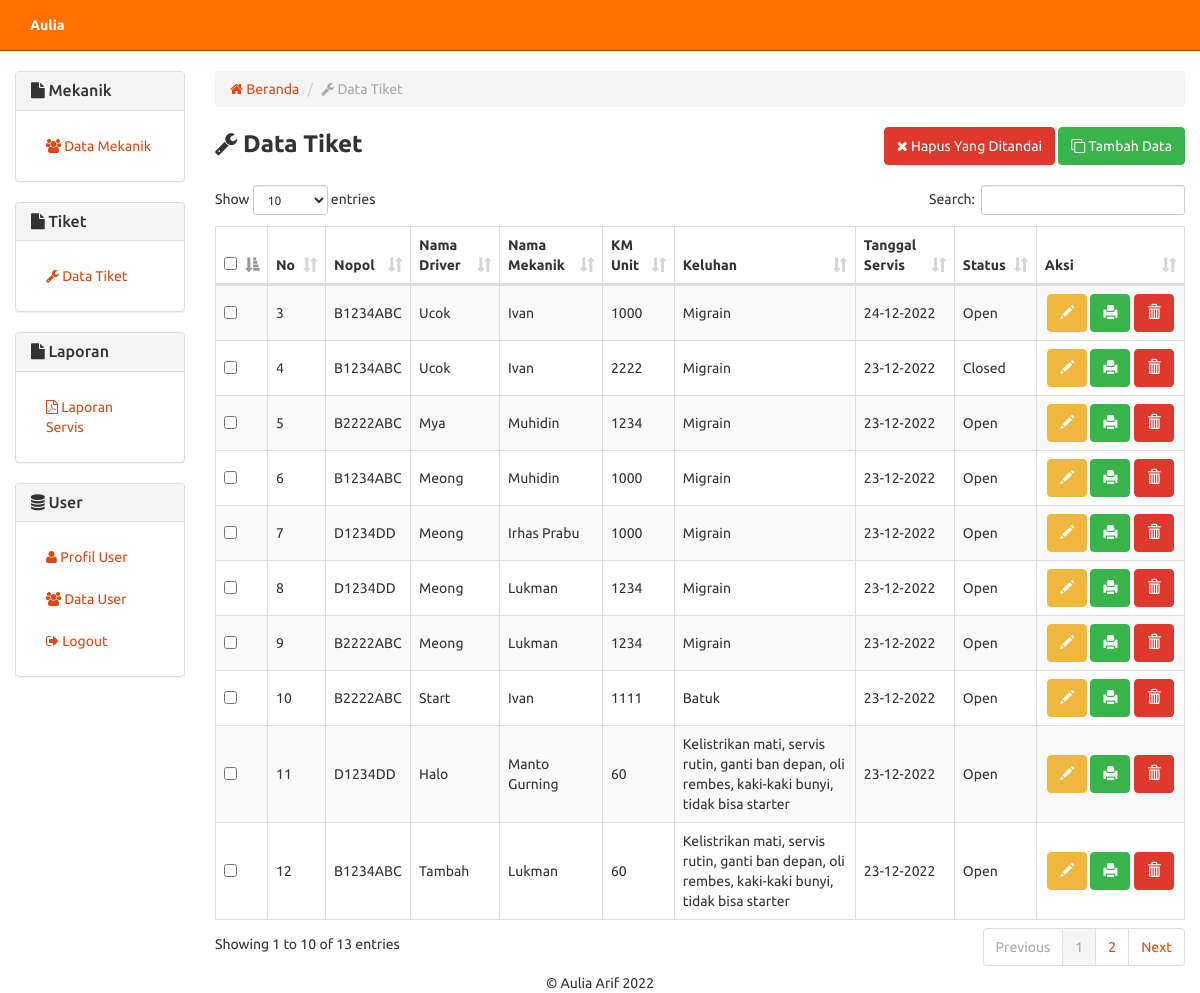
Screenshot of /tiket.php (signed in) with the database file from the repository.
### tables this page shows
CREATE TABLE `tiket` (
  `no_tiket` int(5) NOT NULL,
  `nopol` varchar(10) NOT NULL,
  `nama_driver` varchar(30) NOT NULL,
  `nama_mekanik` varchar(30) DEFAULT NULL,
  `km_unit` varchar(6) NOT NULL,
  `keluhan` varchar(200) NOT NULL,
  `tanggal_servis` varchar(15) DEFAULT NULL,
  `status` varchar(6) NOT NULL
);

CREATE TABLE `unit` (
  `no_unit` int(4) NOT NULL,
  `nopol` varchar(10) NOT NULL
);

CREATE TABLE `mekanik` (
  `no_mekanik` int(3) UNSIGNED NOT NULL,
  `nama_mekanik` varchar(50) DEFAULT NULL
);

### includes/tiket.inc.php (called while the page is built, shortened)
<?php
class Tiket{
  private $conn;
  public function __construct($db){
    $this->conn = $db;
  }
	function readAll(){
	    $query = "SELECT * FROM tiket
	              JOIN mekanik ON tiket.nama_mekanik=mekanik.nama_mekanik
	              #JOIN 213_pelanggan ON tiket.id_pelanggan=213_pelanggan.id_pelanggan
		          #JOIN 213_sparepart ON tiket.id_sparepart=213_sparepart.id_sparepart
		          JOIN unit ON tiket.nopol=unit.nopol";
		$stmt = $this->conn->prepare( $query );
		$stmt->execute();
		return $stmt;
	}
	function countAll(){
		$query = "SELECT * FROM tiket
		          JOIN mekanik ON tiket.nama_mekanik=mekanik.nama_mekanik
		          #JOIN 213_pelanggan ON tiket.id_pelanggan=213_pelanggan.id_pelanggan
		          #JOIN 213_sparepart ON tiket.id_sparepart=213_sparepart.id_sparepart
		          JOIN unit ON tiket.nopol=unit.nopol";
		$stmt = $this->conn->prepare( $query );
		$stmt->execute();
		return $stmt->rowCount();
	}
}
?>

### tiket.php (the view, shortened to what this page needs)
<?php
include "header.php";
include_once 'includes/tiket.inc.php';
$pro = new Tiket($db);
$stmt = $pro->readAll();
            ?>
<div class="row">
	<div class="col-xs-12 col-sm-12 col-md-2">
		  	<?php
			include_once 'sidebar.php';
			?>
	</div>
	<div class="col-xs-12 col-sm-12 col-md-10">
	<ol class="breadcrumb">
	  <li><a href="index.php"><span class="fa fa-home"></span> Beranda</a></li>
	  <li class="active"><span class="fa fa-wrench"></span> Data Tiket</li>
	</ol>
<form method="post">
    <div class="row">
        <div class="col-md-6 text-left">
            <strong style="font-size:18pt;"><span class="fa fa-wrench"></span> Data Tiket</strong>
        </div>
        <div class="col-md-6 text-right">
            <button type="submit" name="hapus-contengan" class="btn btn-danger"><span class="fa fa-close"></span> Hapus Yang Ditandai</button>
            <button type="button" onclick="location.href='tiket-baru.php'" class="btn btn-success"><span class="fa fa-clone"></span> Tambah Data</button>
        </div>
    </div>
    <br/>
    <table width="100%" class="table table-striped table-bordered" id="tabeldata">
        <thead>
            <tr>
                <th width="10px"><input type="checkbox" name="select-all" id="select-all" /></th>
                <th>No</th>
                <th>Nopol</th>
                <th>Nama Driver</th>
                <th>Nama Mekanik</th>
                <th>KM Unit</th>
                <th>Keluhan</th>
				<th>Tanggal Servis</th>
                <th>Status</th>
                <th width="110px">Aksi</th>
            </tr>
        </thead>
               <tbody>
    <?php
    while ($row = $stmt->fetch(PDO::FETCH_ASSOC)){
    ?>
            <tr>
            <td style="vertical-align:middle;"><input type="checkbox" value="<?php echo $row['no_tiket'] ?>" name="checkbox[]" /></td>
            <td style="vertical-align:middle;"><?php echo $row['no_tiket'] ?></td>
            <td style="vertical-align:middle;"><?php echo $row['nopol'] ?></td>
            <td style="vertical-align:middle;"><?php echo $row['nama_driver'] ?></td>
    	    <td style="vertical-align:middle;"><?php echo $row['nama_mekanik'] ?></td>
            <td style="vertical-align:middle;"><?php echo $row['km_unit'] ?></td>
            <td style="vertical-align:middle;"><?php echo $row['keluhan'] ?></td>
		    <td style="vertical-align:middle;"><?php echo $row['tanggal_servis'] ?></td>
            <td style="vertical-align:middle;"><?php echo $row['status'] ?></td>
            <td class="text-center" style="vertical-align:middle;">
                <a href="tiket-ubah.php?id=<?php echo $row['no_tiket'] ?>" class="btn btn-warning"><span class="glyphicon glyphicon-pencil" aria-hidden="true"></span></a>
                <a href="tiket-cetak.php?id=<?php echo $row['no_tiket'] ?>" class="btn btn-success" target="_blank"><span class="glyphicon glyphicon-print" aria-hidden="true"></span></a>
    		  <a href="tiket-hapus.php?id=<?php echo $row['no_tiket'] ?>" onclick="return confirm('Yakin ingin menghapus data?')" class="btn btn-danger"><span class="glyphicon glyphicon-trash" aria-hidden="true"></span></a>
    	    </td>
            </tr>
		 <?php
    }
    ?>
        </tbody>
    </table>
    </form>
</div>
</div>
<?php include "footer.php"; ?>

### header.php (shortened to what this page needs)
<!DOCTYPE html>
<html lang="en">
  <head>
    <link href="css/bootstrap.min.css" rel="stylesheet">
    <link href="css/dataTables.bootstrap.min.css" rel="stylesheet">
    <link type="text/css" href="css/jquery.toastmessage.css" rel="stylesheet"/>
	<link rel="stylesheet" href="css/font-awesome.min.css">
  </head>
  <body>
	<nav class="aku navbar navbar-default navbar-static-top" style="background-color: #FF7000;">
	  <div class="container-fluid">
		<div class="navbar navbar-fixed-top">
  <div class="navbar-inner">
    <div class="container"> <a class="btn btn-navbar" data-toggle="collapse" data-target=".nav-collapse">
	</a> </a>
    </div>
  </div>
</div>
		<div class="collapse navbar-collapse" id="bs-example-navbar-collapse-1">
		  <ul class="nav navbar-nav navbar-left">
			<li><a href="profil.php"><b><?php echo $_SESSION['nama_user'] ?></b></a></li>
		  </ul>
		</div>
	  </div>
	</nav>
    <div class="container-fluid">

### sidebar.php
 	<div class="panel panel-default">
  <div class="panel-heading">
    <h3 class="panel-title"><span class="fa fa-file"></span> Mekanik</h3>
  </div>
  <div class="panel-body">
    <ul class="nav nav-pills nav-stacked">
	  <li role="presentation"><a href="mekanik.php"><span class="fa fa-users"></span> Data Mekanik</a></li>
	</ul>
  </div>
</div>
 	<div class="panel panel-default">
  <div class="panel-heading">
    <h3 class="panel-title"><span class="fa fa-file"></span> Tiket</h3>
  </div>
  <div class="panel-body">
    <ul class="nav nav-pills nav-stacked">
	  <li role="presentation"><a href="tiket.php"><span class="fa fa-wrench"></span> Data Tiket</a></li>
	</ul>
  </div>
</div>
<div class="panel panel-default">
  <div class="panel-heading">
    <h3 class="panel-title"><span class="fa fa-file"></span> Laporan</h3>
  </div>
  <div class="panel-body">
    <ul class="nav nav-pills nav-stacked">
	  <li role="presentation"><a href="laporan-penjualan.php" target="_blank"><span class="fa fa-file-pdf-o"></span> Laporan Servis</a></li>
	</ul>
  </div>
</div>
 	<div class="panel panel-default">
  <div class="panel-heading">
    <h3 class="panel-title"><span class="fa fa-database"></span> User</h3>
  </div>
  <div class="panel-body">
    <ul class="nav nav-pills nav-stacked">
	  <li role="presentation"><a href="profil.php"><span class="fa fa-user"></span> Profil User</a></li>
	  <li role="presentation"><a href="user.php"><span class="fa fa-users"></span> Data User</a></li>
	  <li role="presentation"><a href="login.php"><span class="fa fa-sign-out"></span> Logout</a></li>
	</ul>
  </div>
</div>

### footer.php (shortened to what this page needs)
<footer class="text-center">&copy; Aulia Arif 2022</footer>
	</div>
  </body>
</html>

### rows the page displays
tiket: no_tiket "3", unit.nopol "B1234ABC", nama_driver "Ucok", mekanik.nama_mekanik "Ivan", km_unit "1000", keluhan "Migrain", tanggal_servis "24-12-2022", status "Open"
tiket: no_tiket "4", unit.nopol "B1234ABC", nama_driver "Ucok", mekanik.nama_mekanik "Ivan", km_unit "2222", keluhan "Migrain", tanggal_servis "23-12-2022", status "Closed"
tiket: no_tiket "5", unit.nopol "B2222ABC", nama_driver "Mya", mekanik.nama_mekanik "Muhidin", km_unit "1234", keluhan "Migrain", tanggal_servis "23-12-2022", status "Open"
tiket: no_tiket "6", unit.nopol "B1234ABC", nama_driver "Meong", mekanik.nama_mekanik "Muhidin", km_unit "1000", keluhan "Migrain", tanggal_servis "23-12-2022", status "Open"
tiket: no_tiket "7", unit.nopol "D1234DD", nama_driver "Meong", mekanik.nama_mekanik "Irhas Prabu", km_unit "1000", keluhan "Migrain", tanggal_servis "23-12-2022", status "Open"
tiket: no_tiket "8", unit.nopol "D1234DD", nama_driver "Meong", mekanik.nama_mekanik "Lukman", km_unit "1234", keluhan "Migrain", tanggal_servis "23-12-2022", status "Open"
tiket: no_tiket "9", unit.nopol "B2222ABC", nama_driver "Meong", mekanik.nama_mekanik "Lukman", km_unit "1234", keluhan "Migrain", tanggal_servis "23-12-2022", status "Open"
tiket: no_tiket "10", unit.nopol "B2222ABC", nama_driver "Start", mekanik.nama_mekanik "Ivan", km_unit "1111", keluhan "Batuk", tanggal_servis "23-12-2022", status "Open"
tiket: no_tiket "11", unit.nopol "D1234DD", nama_driver "Halo", mekanik.nama_mekanik "Manto Gurning", km_unit "60", keluhan "Kelistrikan mati, servis rutin, ganti ban depan, oli rembes, kaki-kaki bunyi, tidak bisa starter", tanggal_servis "23-12-2022", status "Open"
tiket: no_tiket "12", unit.nopol "B1234ABC", nama_driver "Tambah", mekanik.nama_mekanik "Lukman", km_unit "60", keluhan "Kelistrikan mati, servis rutin, ganti ban depan, oli rembes, kaki-kaki bunyi, tidak bisa starter", tanggal_servis "23-12-2022", status "Open"

### other values shown
$_SESSION['nama_user'] "Aulia"
